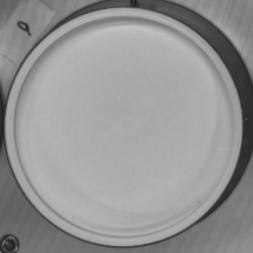
#> input picture templates/lid.jpg, 253 x 253 px
$ python -i Canny_Edge.py   (imports and definitions only)
#> lines starting #> are read from the running program, lines starting #| are printed output that depends on the picture; after the words box and inside, x2 and y2 are one past the last pixel; in counts of white or black regions, pixels touching at a corner belong together
#> further down, picture is the input picture: shape (253, 253); min 23, max 195, mean 149
import cv2
from matplotlib import pyplot as plt
import numpy as np
from typing import Dict, List, NewType

NParray = NewType("NParray", np.ndarray)


# [15 lines left out: function dewarp, not called in this run]


def thresholding(image: NParray, plot: bool = False) -> NParray:
    """Preprocessing step: applies adaptive thresholding to the image"""
#> called with plot = False
    thresh: NParray = cv2.adaptiveThreshold(
        image, 255, cv2.ADAPTIVE_THRESH_GAUSSIAN_C, cv2.THRESH_BINARY, 11, 3.5
    )
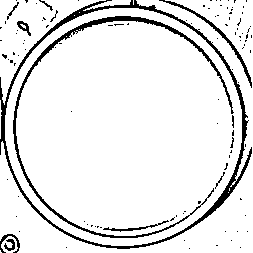
#> thresh: shape (253, 253); 90.8% white; 111 black regions (99 under 20 px), largest, box (x1, y1, x2, y2) and area: (0, 0, 252, 249) 2808, (13, 16, 234, 238) 1829, (159, 0, 252, 88) 395
    # Not used, but a good alternative
    thresh1: NParray = cv2.adaptiveThreshold(
        image, 255, cv2.ADAPTIVE_THRESH_MEAN_C, cv2.THRESH_BINARY, 11, 3.5
    )
#> thresh1: shape (253, 253); 86.9% white; 126 black regions (112 under 20 px), largest, box (x1, y1, x2, y2) and area: (0, 0, 253, 250) 3803, (13, 16, 235, 239) 2628, (159, 0, 253, 90) 633

    if plot:
        # Plotting
        cv2.imshow("Gaussian Adaptive Threshold", thresh)
        cv2.waitKey(0)
        cv2.destroyAllWindows()
    return thresh


# [44 lines left out: functions fourier, template, not called in this run]


def adding_circles(circles, image, plot=False):
    """Drawing circles to the image for identifying features."""
    for pt in circles[0, :]:
        x, y, r = pt[0], pt[1], pt[2]
        # Draw the circumference of the circle.
        cv2.circle(image, (x, y), r, (0, 255, 0), 2)

        # Draw a small circle (of radius 1) to show the center.
        # cv2.circle(image, (x, y), 5, (0, 0, 255), 3)

    if plot:
        cv2.imshow("circles", image)
        cv2.waitKey(0)
        cv2.destroyAllWindows()
    return image


def Canning(image: NParray):
    """Main function that calls preprocessing steps, applies"""
    thresh = thresholding(image)
    a50_edges_canny = cv2.Canny(thresh, 150, 250)
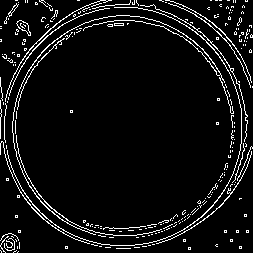
#> a50_edges_canny: shape (253, 253); 6.6% white in thin lines or dots
    a50_edges_gauss = cv2.GaussianBlur(thresh, (5, 5), 0)
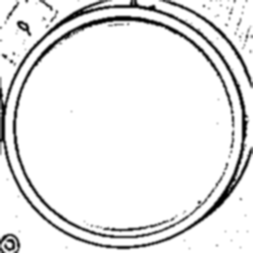
#> a50_edges_gauss: shape (253, 253); min 0, max 255, mean 231.6

    detected_circles = cv2.HoughCircles(
        a50_edges_gauss,
        cv2.HOUGH_GRADIENT,
        dp=1,
        minDist=215,
        param1=260,
        param2=42,
        minRadius=85,
        maxRadius=130,
    )
#> detected_circles = [[125.5, 126.5, 120.6]]

    if detected_circles is not None:
        # Convert the circle parameters a, b and r to integers.
        detected_circles = np.uint16(np.around(detected_circles))
#> detected_circles = [[126, 126, 121]]
        centers: List[List[int]] = []
        for pt in detected_circles[0, :]:
            x, y, r = pt[0], pt[1], pt[2]
            centers.append([x, y, r])
#> this loop made 1 pass
#> after the loop, centers = [[126, 126, 121]]

        # Draw the circumference of the circle.
        # Plot point for debugging
        image_drawn = adding_circles(detected_circles, image)
#> the loop in adding_circles, `for pt in circles[0, :]:` made 1 pass
#> after the loop in adding_circles, `for pt in circles[0, :]:`:
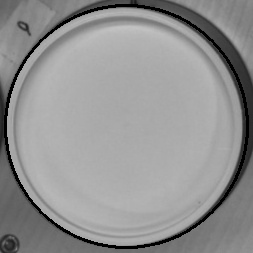
#> image: shape (253, 253); 3.52% of pixels changed, all inside (x1, y1, x2, y2) = (4, 4, 249, 249)

    # Sorting Centers of circles
    centers = sorted(centers, key=lambda x: x[1])
    centers = [
        sorted(centers[0:3], key=lambda x: x[0]),
        sorted(centers[3:6], key=lambda x: x[0]),
        sorted(centers[6:11], key=lambda x: x[0]),
        sorted(centers[11:16], key=lambda x: x[0]),
        sorted(centers[16:], key=lambda x: x[0]),
    ]
#> centers = [[[126, 126, 121]], [], [], [], []]
    centers_sorted: Dict[int, List[int]] = {}
    result: Dict[int, str] = {}
    counter: int = 1

    for i in range(len(centers)):
        for j in centers[i]:
            centers_sorted[counter] = j
            counter += 1
#> this loop made 5 passes
#> after the loop, centers_sorted = {1: [126, 126, 121]}; counter = 2

    for circle_param, pos in zip(centers_sorted.values(), centers_sorted.keys()):
        if circle_param[2] < 100:
            result[pos] = "None"
        else:
            # Mask Image with Circle
            mask = np.zeros_like(image)

            mask = cv2.circle(
                mask,
                (circle_param[0], circle_param[1]),
                circle_param[2],
                (255, 255, 255),
                -1,
            )
            masked = cv2.bitwise_and(image, image, mask=mask)

            # slicing to make r = 130 (aka max radiums)
            y, x, r = circle_param
            if r > x:
                x_lower = 0
            else:
                x_lower = x - r
            if r > y:
                y_lower = 0
            else:
                y_lower = y - r

            # Slicing image into sections for quicker analysis
            masked2 = masked[x_lower : x + r, y_lower : y + r]
            # fourier(masked2)
            # template(masked2)

            # Find small circles
            mini_circles = cv2.HoughCircles(
                masked2,
                cv2.HOUGH_GRADIENT,
                dp=1,
                minDist=25,
                param1=50,
                param2=20,
                minRadius=7,
                maxRadius=25,
            )

            if mini_circles is not None:
                mini_circles = np.uint16(np.around(mini_circles))
                if np.shape(mini_circles)[1] > 5:
                    # Plot point for debugging
                    show_circles = adding_circles(mini_circles, masked2)
                    result[pos] = "Puck"
                else:
                    result[pos] = "Lid"
            else:
                result[pos] = "Lid"
            pass
#> this loop made 1 pass
#> (pos, y, x, r, x_lower, y_lower) on pass 1: (1, 126, 126, 121, 5, 5)
#> pass 1, in Canning, `mask = cv2.circle( mask, (circle_param[0], circle_param[1]), circle_pa..`:
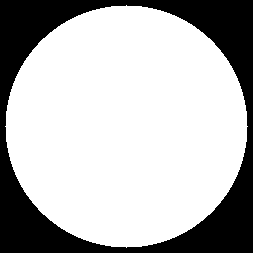
#> mask: shape (253, 253); 71.8% white; 1 black region, box (x1, y1, x2, y2) and area: (0, 0, 253, 253) 18040
#> pass 1, in Canning, `masked = cv2.bitwise_and(image, image, mask=mask)`:
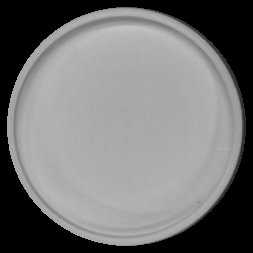
#> masked: shape (253, 253); min 0, max 195, mean 116.8
#> pass 1, in Canning, `masked2 = masked[x_lower : x + r, y_lower : y + r]`:
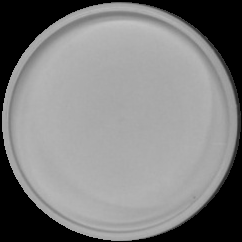
#> masked2: shape (242, 242); min 0, max 195, mean 127.6
#> after the loop, result = {1: 'Lid'}

    # show Canny Edge Detection
    # cv2.imshow("edges", a50_edges_canny)
    # cv2.waitKey(0)
    # cv2.destroyAllWindows()

    return centers_sorted, result

>>> import cv2
>>> picture = cv2.imread('../templates/lid.jpg', cv2.IMREAD_GRAYSCALE)
>>> result = Canning(picture)
